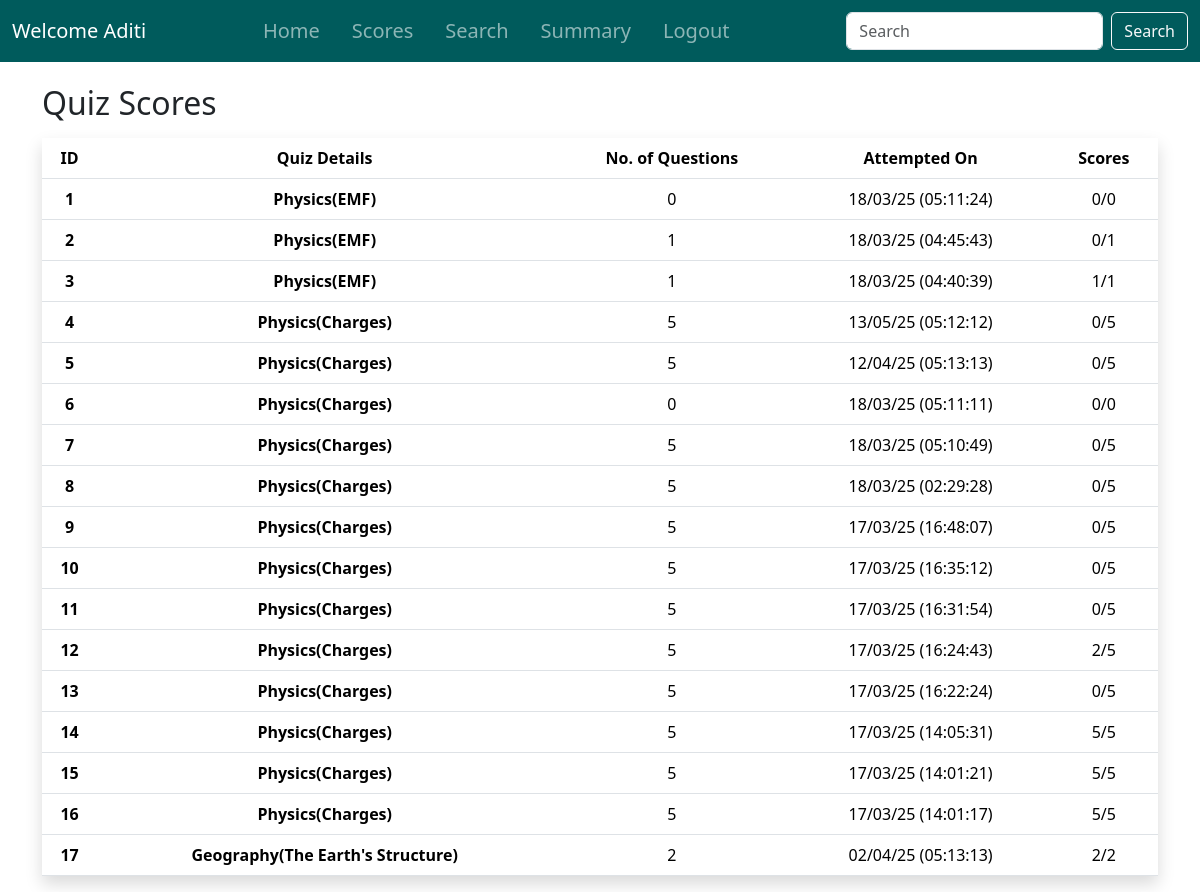
The app's page /quiz_scores/1 (signed in) with its own data.
### controllers/models.py (models this page shows, shortened)
class User(db.Model, UserMixin):
    __tablename__ = 'user'
    id = db.Column(db.Integer, primary_key=True)
    fullname = db.Column(db.String(200), nullable=False)
    email = db.Column(db.String(150), unique=True, nullable=False)
    username = db.Column(db.String(100), unique=True, nullable=False)
    dob = db.Column(db.Date, nullable=False)
    qualification = db.Column(db.String(200))
    document_path = db.Column(db.String(length=200), nullable=False)  # Path to uploaded document
    password = db.Column(db.String(60), nullable=False)

class Score(db.Model):
    id = db.Column(db.Integer, primary_key=True)
    quiz_id = db.Column(db.Integer, db.ForeignKey('quiz.id'), nullable=False)
    user_id = db.Column(db.Integer, db.ForeignKey('user.id'), nullable=False)
    time_stamp_of_attempt = db.Column(db.DateTime, default=func.now())
    total_scored = db.Column(db.Integer, nullable=False)
    user = db.relationship('User', backref='scores')
    @hybrid_property
    def formatted_timestamp(self):
        if self.time_stamp_of_attempt:
            return self.time_stamp_of_attempt.strftime("%d/%m/%y (%H:%M:%S)")
        return None

class Subject(db.Model):
    id = db.Column(db.Integer, primary_key=True)
    name = db.Column(db.String(200), unique=True, nullable=False)
    description = db.Column(db.Text)
    chapters = db.relationship('Chapter', backref='subject', cascade='all, delete-orphan')

class Chapter(db.Model):
    id = db.Column(db.Integer, primary_key=True)
    name = db.Column(db.String(200), nullable=False, unique=True)
    description = db.Column(db.Text, nullable=False)
    no_of_quizes = db.Column(db.Integer, nullable=False) # I don't know how to use this stuff.
    subject_id = db.Column(db.Integer, db.ForeignKey('subject.id'), nullable=False)
    quizzes = db.relationship('Quiz', backref='chapter', cascade='all, delete-orphan')

### controllers/routes.py (the view)
@app.route('/quiz_scores/<int:user_id>')
@login_required
def quiz_scores(user_id=None):
    scores = (
        Score.query
        .join(Quiz)  # Join to access Quiz fields
        .filter(Score.user_id == user_id)
        .order_by(Quiz.chapter_id, Score.time_stamp_of_attempt.desc())  # Order by chapter and time_stamp_of_attempt
        .options(joinedload(Score.quiz))  # Eager load to reduce queries
        .all()
    )
    return render_template('quiz_scores.html', scores=scores)

### controllers/models.py (called while the page is built)
@login_manager.user_loader
def load_user(user_id):
    try:
        user_type, id = user_id.split('-')
        id = int(id)
        if user_type == 'admin':
            return Admin.query.get(id)
        else:
            return User.query.get(id)
    except (ValueError, AttributeError):
        print(f"ERROR: Invalid user_id: {user_id}")
        return None

    @hybrid_property
    def no_of_questions(self):
        return len(self.questions)

### controllers/templates/quiz_scores.html (shortened to what this page needs)
{% extends 'base.html' %}
{% block content %}
    <div class="container mt-4">
            <h2>Quiz Scores</h2>
            {% if scores %}
                <table class="table table-hover shadow mt-3">
                    <thead>
                        <tr>
                            <th scope="col" class="text-center">ID</th>
                            <th scope="col" class="text-center">Quiz Details</th>
                            <th scope="col" class="text-center">No. of Questions</th>
                            <th scope="col" class="text-center">Attempted On</th>
                            <th scope="col" class="text-center">Scores</th>
                        </tr>
                    </thead>
                    <tbody>
                        {% for score in scores %}
                            <tr>
                                <th scope="col" class="text-center">{{ loop.index }}</th>
                                <th scope="col" class="text-center">{{ score.quiz.subject.name }}({{ score.quiz.chapter.name }})</th>
                                <td class="text-center">{{score.quiz.no_of_questions}}</td>
                                <td class="text-center">{{score.formatted_timestamp}}</td>
                                <td class="text-center">{{score.total_scored}}/{{score.quiz.no_of_questions}}</td>
                            </tr>
                        {% endfor %}
                    </tbody>
                </table>
            {% else %}
                <div class="container"><h3 style="color: #808080;">You haven't participated in any quiz yet! Participate to have scores</h3></div>
            {% endif %}
    </div>
{% endblock%}

### controllers/templates/base.html (shortened to what this page needs)
<!doctype html>
<html lang="en">
<head>
    <link rel="stylesheet" href="https://cdnjs.cloudflare.com/ajax/libs/font-awesome/6.0.0-beta3/css/all.min.css">
    <link href="https://cdn.jsdelivr.net/npm/bootstrap@5.3.3/dist/css/bootstrap.min.css" rel="stylesheet"
>
    <link rel="stylesheet" href="../static/styles.css">
</head>
<body class="d-flex flex-column min-vh-100">
    <header>
        <nav class="navbar navbar-expand-lg navbar-dark fixed-top color custom-navbar">
            <div class="container-fluid">
                {% if current_user.is_authenticated %}
                <a class="navbar-brand me-auto" href="#">
                    Welcome {{ current_user.username if current_user.username else current_user.email.split('@')[0] }}
                </a>
                <div class="collapse navbar-collapse justify-content-center" id="navbarNavAltMarkup">
                    <div class="navbar-nav">
                        <a class="nav-link fs-5 px-3 py-2" aria-current="page" href="{{url_for('dashboard')}}">Home</a>
                        {% if current_user.__tablename__ == 'admin' %}
                            <a class="nav-link fs-5 px-3 py-2" href="{{url_for('quiz_management')}}">Quiz</a>
                        {% elif current_user.__tablename__ == 'user' %}
                            <a class="nav-link fs-5 px-3 py-2" href="{{ url_for('quiz_scores', user_id=current_user.id)}}">Scores</a>
                        {% endif %}
                        <a class="nav-link fs-5 px-3 py-2" href="{{url_for('search')}}">Search</a>
                        <a class="nav-link fs-5 px-3 py-2" href="{{url_for('summary')}}">Summary</a>
                        <a class="nav-link fs-5 px-3 py-2" href="{{url_for('logout')}}">Logout</a>
                    </div>
                </div>
                <form class="d-flex ms-auto">
                    <input class="form-control me-2" type="search" placeholder="Search" aria-label="Search">
                    <button class="btn btn-outline-light" type="submit">Search</button>
                </form>
                {% endif %}
            </div>
        </nav>
    </header>
    <main class="flex-grow-1">
        {% block content %}
        {% endblock %}
    </main>
</body>
</html>

### controllers/static/styles.css (style rules this page uses)
body { padding-top: 60px; }
.custom-navbar { background-color: #005B5C; }

### records on screen
User: username "Aditi"
Score: quiz.subject.name "Physics", quiz.chapter.name "EMF", quiz.no_of_questions "0", formatted_timestamp "18/03/25 (05:11:24)", total_scored "0"
Score: quiz.subject.name "Physics", quiz.chapter.name "EMF", quiz.no_of_questions "1", formatted_timestamp "18/03/25 (04:45:43)", total_scored "0"
Score: quiz.subject.name "Physics", quiz.chapter.name "EMF", quiz.no_of_questions "1", formatted_timestamp "18/03/25 (04:40:39)", total_scored "1"
Score: quiz.subject.name "Physics", quiz.chapter.name "Charges", quiz.no_of_questions "5", formatted_timestamp "13/05/25 (05:12:12)", total_scored "0"
Score: quiz.subject.name "Physics", quiz.chapter.name "Charges", quiz.no_of_questions "5", formatted_timestamp "12/04/25 (05:13:13)", total_scored "0"
Score: quiz.subject.name "Physics", quiz.chapter.name "Charges", quiz.no_of_questions "0", formatted_timestamp "18/03/25 (05:11:11)", total_scored "0"
Score: quiz.subject.name "Physics", quiz.chapter.name "Charges", quiz.no_of_questions "5", formatted_timestamp "18/03/25 (05:10:49)", total_scored "0"
Score: quiz.subject.name "Physics", quiz.chapter.name "Charges", quiz.no_of_questions "5", formatted_timestamp "18/03/25 (02:29:28)", total_scored "0"
Score: quiz.subject.name "Physics", quiz.chapter.name "Charges", quiz.no_of_questions "5", formatted_timestamp "17/03/25 (16:48:07)", total_scored "0"
Score: quiz.subject.name "Physics", quiz.chapter.name "Charges", quiz.no_of_questions "5", formatted_timestamp "17/03/25 (16:35:12)", total_scored "0"
Score: quiz.subject.name "Physics", quiz.chapter.name "Charges", quiz.no_of_questions "5", formatted_timestamp "17/03/25 (16:31:54)", total_scored "0"
Score: quiz.subject.name "Physics", quiz.chapter.name "Charges", quiz.no_of_questions "5", formatted_timestamp "17/03/25 (16:24:43)", total_scored "2"
Score: quiz.subject.name "Physics", quiz.chapter.name "Charges", quiz.no_of_questions "5", formatted_timestamp "17/03/25 (16:22:24)", total_scored "0"
Score: quiz.subject.name "Physics", quiz.chapter.name "Charges", quiz.no_of_questions "5", formatted_timestamp "17/03/25 (14:05:31)", total_scored "5"
Score: quiz.subject.name "Physics", quiz.chapter.name "Charges", quiz.no_of_questions "5", formatted_timestamp "17/03/25 (14:01:21)", total_scored "5"
Score: quiz.subject.name "Physics", quiz.chapter.name "Charges", quiz.no_of_questions "5", formatted_timestamp "17/03/25 (14:01:17)", total_scored "5"
Score: quiz.subject.name "Geography", quiz.chapter.name "The Earth's Structure", quiz.no_of_questions "2", formatted_timestamp "02/04/25 (05:13:13)", total_scored "2"
